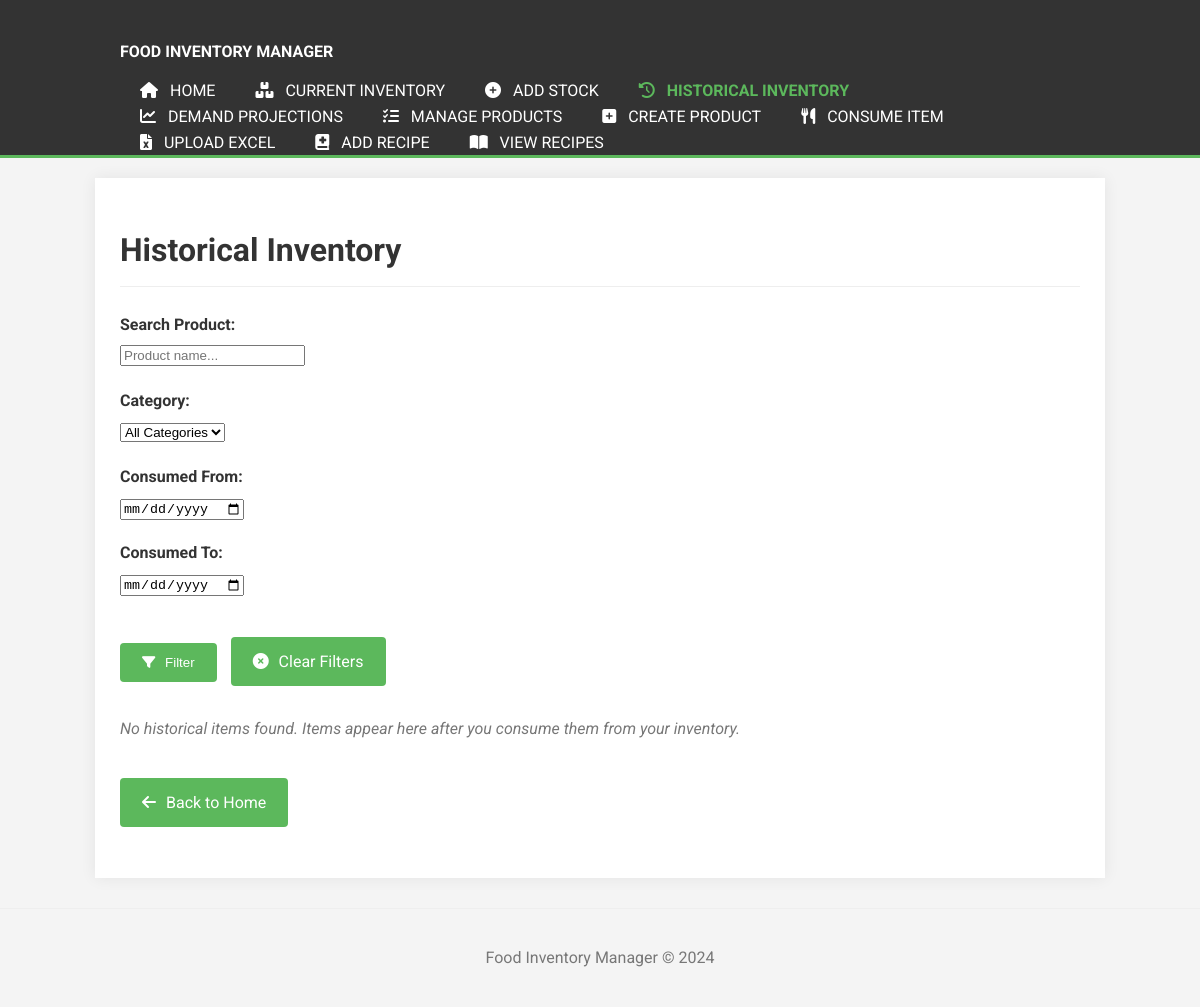
The page /inventory/historical on the database as committed earlier.
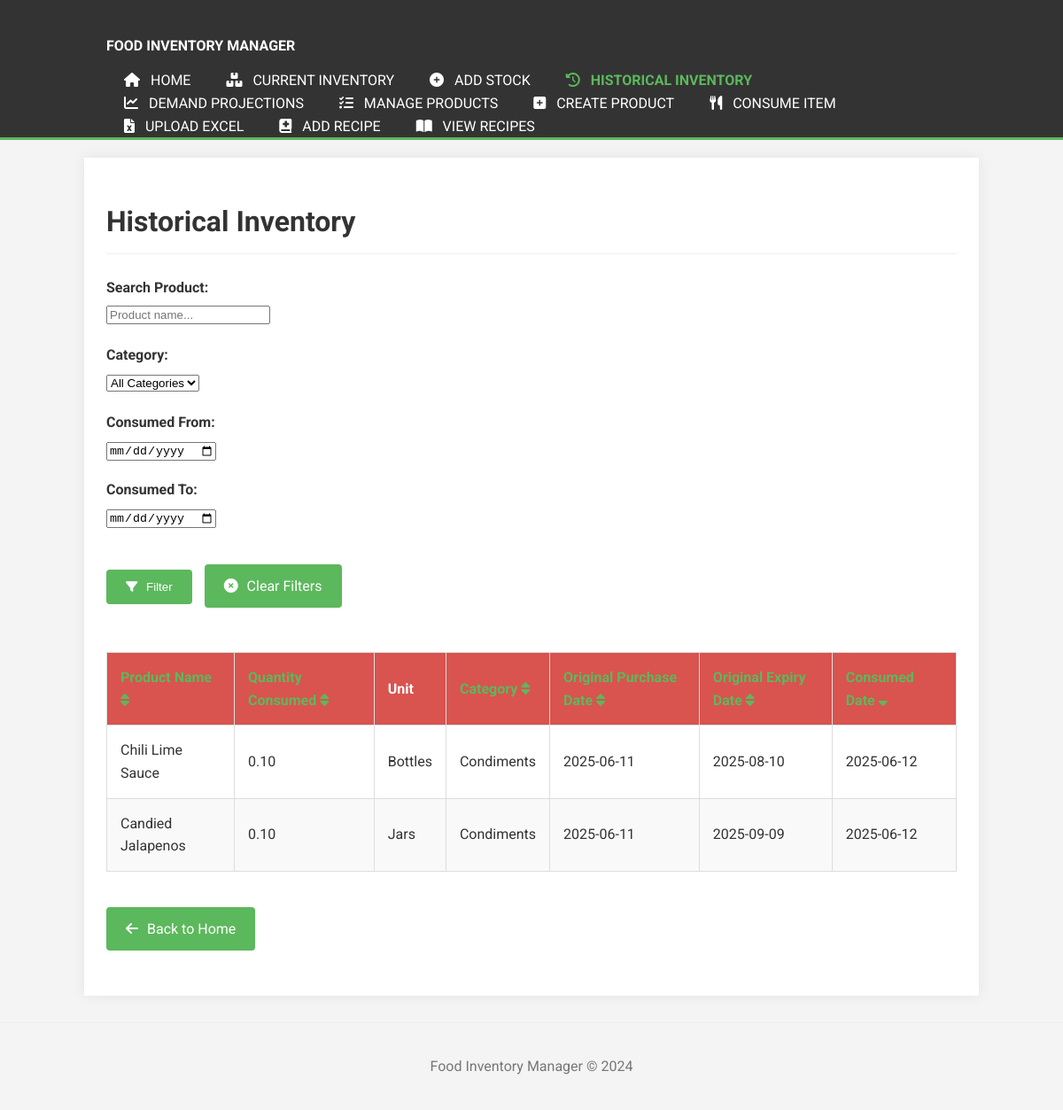
The same page on the database as committed later.
### tables this page shows
CREATE TABLE historical_items (
                        id INTEGER PRIMARY KEY AUTOINCREMENT,
                        product_id INTEGER,
                        name TEXT NOT NULL,
                        quantity_consumed_this_time REAL NOT NULL,
                        original_quantity_string TEXT,
                        purchase_date TEXT, 
                        expiry_date TEXT,
                        consumed_date TEXT NOT NULL,
                        FOREIGN KEY (product_id) REFERENCES products (id)
                    );

CREATE TABLE products (
                        id INTEGER PRIMARY KEY AUTOINCREMENT,
                        name TEXT NOT NULL UNIQUE,
                        category TEXT,
                        subcategory TEXT,
                        unit_of_measure TEXT NOT NULL,
                        default_expiry_days INTEGER NOT NULL,
                        par_level REAL DEFAULT 0,
                        max_holding_amount REAL DEFAULT 0,
    purchase_location TEXT,
    consumption_override_rate REAL DEFAULT NULL
                    );

### app.py (the view, shortened to what this page needs)
@app.route('/inventory/historical')
def historical_inventory_view():
    search_term = request.args.get('search_term', '').strip()
    selected_category = request.args.get('category', '').strip()
    consumed_start_date = request.args.get('consumed_start_date', '').strip()
    consumed_end_date = request.args.get('consumed_end_date', '').strip()
    sort_by = request.args.get('sort_by', 'consumed_date').strip()
    sort_order = request.args.get('sort_order', 'DESC').strip().upper()
    if sort_order not in ['ASC', 'DESC']:
        sort_order = 'DESC'
    try:
        page = int(request.args.get('page', 1))
        if page < 1: page = 1
    except ValueError:
        page = 1
    try:
        per_page = int(request.args.get('per_page', 20))
        if per_page < 1: per_page = 1
    except ValueError:
        per_page = 20
    historical_items = manager.get_historical_inventory(
        search_term=search_term if search_term else None,
        category=selected_category if selected_category else None,
        consumed_start_date=consumed_start_date if consumed_start_date else None,
        consumed_end_date=consumed_end_date if consumed_end_date else None,
        sort_by=sort_by,
        sort_order=sort_order,
        page=page,
        per_page=per_page
    )
    total_items = manager.get_historical_inventory_count(
        search_term=search_term if search_term else None,
        category=selected_category if selected_category else None,
        consumed_start_date=consumed_start_date if consumed_start_date else None,
        consumed_end_date=consumed_end_date if consumed_end_date else None
    )
    total_pages = (total_items + per_page - 1) // per_page if per_page > 0 else 1
    categories_options = manager.get_historical_inventory_categories()
    return render_template(
        'historical_inventory.html',
        items=historical_items,
        current_page=page,
        total_pages=total_pages,
        per_page=per_page,
        search_term=search_term,
        selected_category=selected_category,
        consumed_start_date=consumed_start_date,
        consumed_end_date=consumed_end_date,
        sort_by=sort_by,
        sort_order=sort_order,
        categories=categories_options
    )

### Food_manager.py (called while the page is built)
    def _get_db_connection(self):
        if self.conn and self.db_filepath == ":memory:":
            return self.conn
        conn = sqlite3.connect(self.db_filepath)
        conn.row_factory = sqlite3.Row # Access columns by name
        return conn

    def get_historical_inventory_categories(self):
        categories = []
        query = """
            SELECT DISTINCT p.category
            FROM products p
            JOIN historical_items hi ON p.id = hi.product_id
            WHERE p.category IS NOT NULL
            ORDER BY p.category ASC
        """
        try:
            with self._get_db_connection() as conn:
                cursor = conn.cursor()
                cursor.execute(query)
                rows = cursor.fetchall()
                for row in rows:
                    categories.append(row['category'])
        except sqlite3.Error as e:
            print(f"Database error fetching historical inventory categories: {e}")
        return categories

### templates/historical_inventory.html (shortened to what this page needs)
{% extends "base.html" %}
{% block page_header %}
    <h1 class="page-title">Historical Inventory</h1>
{% endblock %}
{% block content %}
<form method="GET" action="{{ url_for('historical_inventory_view') }}" class="filter-form">
    <div class="form-row">
        <div class="form-group">
            <label for="search_term">Search Product:</label>
            <input type="text" name="search_term" id="search_term" value="{{ search_term or '' }}" placeholder="Product name...">
        </div>
        <div class="form-group">
            <label for="category">Category:</label>
            <select name="category" id="category">
                <option value="" {% if not selected_category %}selected{% endif %}>All Categories</option>
            </select>
        </div>
    </div>
    <div class="form-row">
        <div class="form-group">
            <label for="consumed_start_date">Consumed From:</label>
            <input type="date" name="consumed_start_date" id="consumed_start_date" value="{{ consumed_start_date or '' }}">
        </div>
        <div class="form-group">
            <label for="consumed_end_date">Consumed To:</label>
            <input type="date" name="consumed_end_date" id="consumed_end_date" value="{{ consumed_end_date or '' }}">
        </div>
    </div>
    <div class="form-actions">
        <button type="submit" class="button"><i class="fas fa-filter"></i> Filter</button>
        <a href="{{ url_for('historical_inventory_view') }}" class="button button-secondary"><i class="fas fa-times-circle"></i> Clear Filters</a>
    </div>
</form>
    {% if items %}
    <div class="table-responsive-wrapper">
        <table>
            <thead>
                <tr>
                    {% macro sortable_header(column_key, display_name, current_sort_by, current_sort_order, current_filters) %}
                        {% set new_sort_order = 'DESC' if current_sort_by == column_key and current_sort_order == 'ASC' else 'ASC' %}
                        {% set updated_filters = dict(current_filters, sort_by=column_key, sort_order=new_sort_order) %}
                        <th class="historical-inventory-header">
                            <a href="{{ url_for('historical_inventory_view', **updated_filters) }}">
                                {{ display_name }}
                                {% if current_sort_by == column_key %}
                                    <i class="fas fa-sort-{{ 'up' if current_sort_order == 'ASC' else 'down' }}"></i>
                                {% else %}
                                    <i class="fas fa-sort"></i>
                                {% endif %}
                            </a>
                        </th>
                    {% endmacro %}
                    {% set current_filters = {
                        'search_term': search_term,
                        'category': selected_category,
                        'consumed_start_date': consumed_start_date,
                        'consumed_end_date': consumed_end_date,
                        'page': current_page,
                        'per_page': per_page
                    } %}
                    {{ sortable_header('product_name', 'Product Name', sort_by, sort_order, current_filters) }}
                    {{ sortable_header('quantity_consumed', 'Quantity Consumed', sort_by, sort_order, current_filters) }}
                    <th class="historical-inventory-header">Unit</th>
                    {{ sortable_header('category', 'Category', sort_by, sort_order, current_filters) }}
                    {{ sortable_header('purchase_date', 'Original Purchase Date', sort_by, sort_order, current_filters) }}
                    {{ sortable_header('expiry_date', 'Original Expiry Date', sort_by, sort_order, current_filters) }}
                    {{ sortable_header('consumed_date', 'Consumed Date', sort_by, sort_order, current_filters) }}
                </tr>
            </thead>
            <tbody>
                {% for item in items %}
                <tr>
                    <td>{{ item.name }}</td>
                    <td>{{ "%.2f"|format(item.quantity_consumed_this_time) if item.quantity_consumed_this_time is number else item.quantity_consumed_this_time }}</td>
                    <td>{{ item.unit_of_measure if item.unit_of_measure else '-' }}</td>
                    <td>{{ item.category if item.category else '-' }}</td>
                    <td>{{ item.purchase_date.isoformat() if item.purchase_date else 'N/A' }}</td>
                    <td>{{ item.expiry_date.isoformat() if item.expiry_date else 'N/A' }}</td>
                    <td>{{ item.consumed_date.isoformat() if item.consumed_date else 'N/A' }}</td>
                </tr>
                {% endfor %}
            </tbody>
        </table>
    </div>
    {% else %}
        <p class="empty-message">
            {% if search_term or selected_category or consumed_start_date or consumed_end_date %}
                No historical items match your current filters. <a href="{{ url_for('historical_inventory_view') }}">Clear filters</a> to see all items.
            {% else %}
                No historical items found. Items appear here after you consume them from your inventory.
            {% endif %}
        </p>
    {% endif %}
    <p><a href="{{ url_for('home') }}" class="nav-link-button" style="margin-top: 20px;"><i class="fas fa-arrow-left"></i> Back to Home</a></p>
{% endblock %}

### templates/base.html (shortened to what this page needs)
<!doctype html>
<html lang="en">
<head>
    <link rel="stylesheet" href="{{ url_for('static', filename='style.css') }}">
    <link rel="stylesheet" href="https://cdnjs.cloudflare.com/ajax/libs/font-awesome/6.0.0-beta3/css/all.min.css">
</head>
<body>
    <header>
        <div class="container">
            <div id="branding">
                <h1><a href="{{ url_for('home') }}">Food Inventory Manager</a></h1>
            </div>
            <nav>
                <ul>
                    <li class="{% if request.endpoint == 'home' %}current{% endif %}"><a href="{{ url_for('home') }}"><i class="fas fa-home"></i> Home</a></li>
                    <li class="{% if request.endpoint == 'current_inventory_view' %}current{% endif %}"><a href="{{ url_for('current_inventory_view') }}"><i class="fas fa-boxes"></i> Current Inventory</a></li>
                    <li class="{% if request.endpoint == 'add_inventory_stock_view' %}current{% endif %}"><a href="{{ url_for('add_inventory_stock_view') }}"><i class="fas fa-plus-circle"></i> Add Stock</a></li>
                    <li class="{% if request.endpoint == 'historical_inventory_view' %}current{% endif %}"><a href="{{ url_for('historical_inventory_view') }}"><i class="fas fa-history"></i> Historical Inventory</a></li>
                    <li class="{% if request.endpoint == 'projections_view' %}current{% endif %}"><a href="{{ url_for('projections_view') }}"><i class="fas fa-chart-line"></i> Demand Projections</a></li>
                    <li class="{% if request.endpoint == 'list_products_view' %}current{% endif %}"><a href="{{ url_for('list_products_view') }}"><i class="fas fa-tasks"></i> Manage Products</a></li>
                    <li class="{% if request.endpoint == 'create_product_view' %}current{% endif %}"><a href="{{ url_for('create_product_view') }}"><i class="fas fa-plus-square"></i> Create Product</a></li>
                    <li class="{% if request.endpoint == 'consume_item_view' %}current{% endif %}"><a href="{{ url_for('consume_item_view') }}"><i class="fas fa-utensils"></i> Consume Item</a></li>
                    <li class="{% if request.endpoint == 'upload_excel_view' %}current{% endif %}"><a href="{{ url_for('upload_excel_view') }}"><i class="fas fa-file-excel"></i> Upload Excel</a></li>
                    <li class="{% if request.endpoint == 'add_recipe_view' %}current{% endif %}"><a href="{{ url_for('add_recipe_view') }}"><i class="fas fa-book-medical"></i> Add Recipe</a></li>
                    <li class="{% if request.endpoint == 'recipes_list_view' %}current{% endif %}"><a href="{{ url_for('recipes_list_view') }}"><i class="fas fa-book-open"></i> View Recipes</a></li>
                </ul>
            </nav>
        </div>
    </header>
    <div class="container main-content">
        {% block page_header %}{% endblock %}
        {% block content %}{% endblock %}
    </div>
    <footer>
        <p>Food Inventory Manager &copy; 2024</p>
    </footer>
</body>
</html>

### static/style.css (style rules this page uses)
body { font-family: 'Roboto', Arial, sans-serif; margin: 0; padding: 0; background-color: #f4f4f4; color: #333; line-height: 1.6; }
.container { width: 80%; margin: auto; overflow: hidden; padding: 0 20px; }
header { background: #333; color: #fff; padding-top: 30px; min-height: 70px; border-bottom: #5cb85c 3px solid; }
header a { color: #fff; text-decoration: none; text-transform: uppercase; font-size: 16px; }
header ul { padding: 0; margin: 0; list-style: none; overflow: hidden; }
header #branding { float: left; }
header #branding h1 { margin: 0; font-size: 24px; }
header nav { float: right; margin-top: 10px; }
header .highlight, header .current a { color: #5cb85c; font-weight: bold; }
header li { float: left; display: inline; padding: 0 20px 0 20px; }
header nav ul li a i { margin-right: 8px; }
.main-content { padding: 25px; background: #fff; margin-top: 20px; box-shadow: 0 0 15px rgba(0,0,0,0.07); }
h1, h2, h3 { color: #333; }
h1.page-title { margin-bottom: 25px; color: #333; border-bottom: 1px solid #eee; padding-bottom: 10px; }
.form-group { margin-bottom: 20px; }
.form-group label { display: block; margin-bottom: 5px; font-weight: bold; }
table { width: 100%; border-collapse: collapse; margin-top: 20px; box-shadow: 0 2px 3px rgba(0,0,0,0.1); }
th, td { padding: 15px; border: 1px solid #ddd; text-align: left; vertical-align: middle; }
th { color: white; font-weight: bold; }
th.historical-inventory-header { background-color: #d9534f; }
tr:nth-child(even) { background-color: #f9f9f9; }
a { color: #5cb85c; text-decoration: none; }
.button, .nav-link-button { display: inline-block; margin-top: 20px; padding: 12px 22px; background-color: #5cb85c; color: white !important; border-radius: 4px; text-decoration: none; border: none; cursor: pointer; margin-right: 10px; margin-bottom: 10px; transition: transform 0.2s ease-out, background-color 0.2s ease-out; }
.button i, .nav-link-button i { margin-right: 6px; }
footer { text-align: center; padding: 20px; margin-top: 30px; color: #777; border-top: 1px solid #eee; }
.table-responsive-wrapper { overflow-x: auto; margin-top: 20px; margin-bottom: 20px; }

Rows that differ between the two databases and show on the page:
added historical_items: name "Chili Lime Sauce", quantity_consumed_this_time "0.10", unit_of_measure "Bottles", category "Condiments", purchase_date "2025-06-11", expiry_date "2025-08-10", consumed_date "2025-06-12"
added historical_items: name "Candied Jalapenos", quantity_consumed_this_time "0.10", unit_of_measure "Jars", category "Condiments", purchase_date "2025-06-11", expiry_date "2025-09-09", consumed_date "2025-06-12"
Other text that changed with them:
{{ display_name }}: (not shown) → "Product Name Quantity Consumed Category Original Purchase Date Original Expiry Date Consumed Date"
text no longer shown: "No historical items found. Items appear here after you consume them from your inventory."
text now shown: "Unit"
